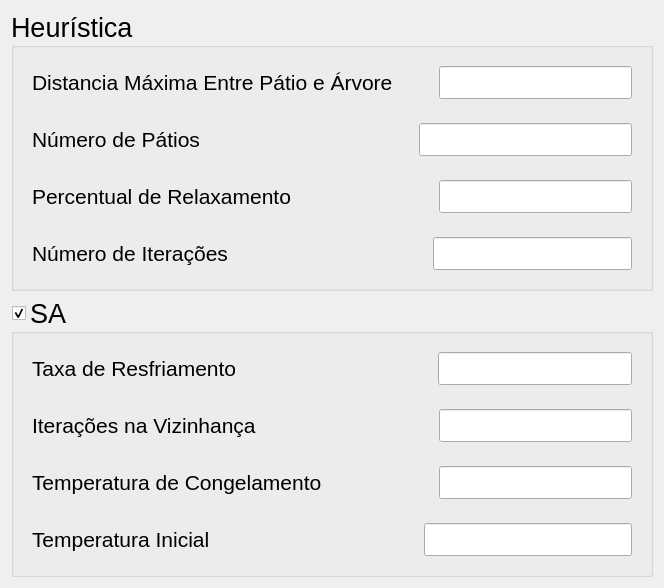
             <widget class="QWidget" name="patiosPage">
              <layout class="QVBoxLayout" name="verticalLayout_7">
               <item>
                <widget class="QGroupBox" name="heuristica">
                 <property name="font">
                  <font>
                   <family>Arial</family>
                   <pointsize>20</pointsize>
                  </font>
                 </property>
                 <property name="title">
                  <string>Heurística</string>
                 </property>
                 <property name="flat">
                  <bool>true</bool>
                 </property>
                 <property name="checkable">
                  <bool>false</bool>
                 </property>
                 <layout class="QVBoxLayout" name="verticalLayout_6">
                  <item>
                   <widget class="QFrame" name="frame_9">
                    <property name="frameShape">
                     <enum>QFrame::NoFrame</enum>
                    </property>
                    <property name="frameShadow">
                     <enum>QFrame::Raised</enum>
                    </property>
                    <layout class="QHBoxLayout" name="horizontalLayout_11">
                     <item>
                      <widget class="QLabel" name="distArvorePatio">
                       <property name="font">
                        <font>
                         <family>Arial</family>
                         <pointsize>16</pointsize>
                        </font>
                       </property>
                       <property name="text">
                        <string>Distancia Máxima Entre Pátio e Árvore</string>
                       </property>
                      </widget>
                     </item>
                     <item>
                      <spacer name="horizontalSpacer">
                       <property name="orientation">
                        <enum>Qt::Horizontal</enum>
                       </property>
                       <property name="sizeHint" stdset="0">
                        <size>
                         <width>40</width>
                         <height>20</height>
                        </size>
                       </property>
                      </spacer>
                     </item>
                     <item>
                      <widget class="QLineEdit" name="lineEditDistArvorePatio">
                       <property name="maximumSize">
                        <size>
                         <width>200</width>
                         <height>16777215</height>
                        </size>
                       </property>
                       <property name="font">
                        <font>
                         <family>Arial</family>
                         <pointsize>16</pointsize>
                        </font>
                       </property>
                      </widget>
                     </item>
                    </layout>
                   </widget>
                  </item>
                  <item>
                   <widget class="QFrame" name="frame_10">
                    <property name="frameShape">
                     <enum>QFrame::NoFrame</enum>
                    </property>
                    <property name="frameShadow">
                     <enum>QFrame::Raised</enum>
                    </property>
                    <layout class="QHBoxLayout" name="horizontalLayout_12">
                     <item>
                      <widget class="QLabel" name="numeroPatios">
                       <property name="font">
                        <font>
                         <family>Arial</family>
                         <pointsize>16</pointsize>
                        </font>
                       </property>
                       <property name="text">
                        <string>Número de Pátios</string>
                       </property>
                      </widget>
                     </item>
                     <item>
                      <spacer name="horizontalSpacer_2">
                       <property name="orientation">
                        <enum>Qt::Horizontal</enum>
                       </property>
                       <property name="sizeType">
                        <enum>QSizePolicy::Expanding</enum>
                       </property>
                       <property name="sizeHint" stdset="0">
                        <size>
                         <width>40</width>
                         <height>20</height>
                        </size>
                       </property>
                      </spacer>
                     </item>
                     <item>
                      <widget class="QLineEdit" name="lineEditNumeroPatios">
                       <property name="font">
                        <font>
                         <family>Arial</family>
                         <pointsize>16</pointsize>
                        </font>
                       </property>
                      </widget>
                     </item>
                    </layout>
                   </widget>
                  </item>
                  <item>
                   <widget class="QFrame" name="frame_11">
                    <property name="frameShape">
                     <enum>QFrame::NoFrame</enum>
                    </property>
                    <property name="frameShadow">
                     <enum>QFrame::Raised</enum>
                    </property>
                    <layout class="QHBoxLayout" name="horizontalLayout_13">
                     <item>
                      <widget class="QLabel" name="flexSup">
                       <property name="font">
                        <font>
                         <family>Arial</family>
                         <pointsize>16</pointsize>
                        </font>
                       </property>
                       <property name="text">
                        <string>Percentual de Relaxamento</string>
                       </property>
                      </widget>
                     </item>
                     <item>
                      <spacer name="horizontalSpacer_3">
                       <property name="orientation">
                        <enum>Qt::Horizontal</enum>
                       </property>
                       <property name="sizeType">
                        <enum>QSizePolicy::Expanding</enum>
                       </property>
                       <property name="sizeHint" stdset="0">
                        <size>
                         <width>40</width>
                         <height>20</height>
                        </size>
                       </property>
                      </spacer>
                     </item>
                     <item>
                      <widget class="QLineEdit" name="lineEditFlexSup">
                       <property name="font">
                        <font>
                         <family>Arial</family>
                         <pointsize>16</pointsize>
                        </font>
                       </property>
                      </widget>
                     </item>
                    </layout>
                   </widget>
                  </item>
                  <item>
                   <widget class="QFrame" name="frame_12">
                    <property name="frameShape">
                     <enum>QFrame::NoFrame</enum>
                    </property>
                    <property name="frameShadow">
                     <enum>QFrame::Raised</enum>
                    </property>
                    <layout class="QHBoxLayout" name="horizontalLayout_14">
                     <item>
                      <widget class="QLabel" name="num_iteracoes">
                       <property name="font">
                        <font>
                         <family>Arial</family>
                         <pointsize>16</pointsize>
                        </font>
                       </property>
                       <property name="text">
                        <string>Número de Iterações</string>
                       </property>
                      </widget>
                     </item>
                     <item>
                      <spacer name="horizontalSpacer_4">
                       <property name="orientation">
                        <enum>Qt::Horizontal</enum>
                       </property>
                       <property name="sizeHint" stdset="0">
                        <size>
                         <width>40</width>
                         <height>20</height>
                        </size>
                       </property>
                      </spacer>
                     </item>
                     <item>
                      <widget class="QLineEdit" name="lineEditNUM_ITERACOES">
                       <property name="font">
                        <font>
                         <family>Arial</family>
                         <pointsize>16</pointsize>
                        </font>
                       </property>
                      </widget>
                     </item>
                    </layout>
                   </widget>
                  </item>
                 </layout>
                </widget>
               </item>
               <item>
                <widget class="QGroupBox" name="SA">
                 <property name="enabled">
                  <bool>true</bool>
                 </property>
                 <property name="font">
                  <font>
                   <family>Arial</family>
                   <pointsize>20</pointsize>
                   <weight>50</weight>
                   <bold>false</bold>
                   <underline>false</underline>
                   <strikeout>false</strikeout>
                  </font>
                 </property>
                 <property name="title">
                  <string>SA</string>
                 </property>
                 <property name="flat">
                  <bool>true</bool>
                 </property>
                 <property name="checkable">
                  <bool>true</bool>
                 </property>
                 <property name="checked">
                  <bool>true</bool>
                 </property>
                 <layout class="QVBoxLayout" name="verticalLayout_8">
                  <item>
                   <widget class="QFrame" name="TaxaResfriamentoFrame">
                    <property name="enabled">
                     <bool>true</bool>
                    </property>
                    <property name="font">
                     <font>
                      <family>Arial</family>
                      <pointsize>20</pointsize>
                      <weight>50</weight>
                      <bold>false</bold>
                      <underline>false</underline>
                      <strikeout>false</strikeout>
                     </font>
                    </property>
                    <property name="frameShape">
                     <enum>QFrame::NoFrame</enum>
                    </property>
                    <property name="frameShadow">
                     <enum>QFrame::Raised</enum>
                    </property>
                    <layout class="QHBoxLayout" name="horizontalLayout_15">
                     <item>
                      <widget class="QLabel" name="taxaResfriamento">
                       <property name="font">
                        <font>
                         <family>Arial</family>
                         <pointsize>16</pointsize>
                         <weight>50</weight>
                         <bold>false</bold>
                         <underline>false</underline>
                         <strikeout>false</strikeout>
                        </font>
                       </property>
                       <property name="text">
                        <string>Taxa de Resfriamento</string>
                       </property>
                      </widget>
                     </item>
                     <item>
                      <spacer name="horizontalSpacer_5">
                       <property name="orientation">
                        <enum>Qt::Horizontal</enum>
                       </property>
                       <property name="sizeHint" stdset="0">
                        <size>
                         <width>40</width>
                         <height>20</height>
                        </size>
                       </property>
                      </spacer>
                     </item>
                     <item>
                      <widget class="QLineEdit" name="lineEditTaxaResfriamento">
                       <property name="enabled">
                        <bool>true</bool>
                       </property>
                       <property name="font">
                        <font>
                         <family>Arial</family>
                         <pointsize>16</pointsize>
                         <weight>50</weight>
                         <bold>false</bold>
                         <underline>false</underline>
                         <strikeout>false</strikeout>
                        </font>
                       </property>
                      </widget>
                     </item>
                    </layout>
                   </widget>
                  </item>
                  <item>
                   <widget class="QFrame" name="IteracoesViziFrame">
                    <property name="enabled">
                     <bool>true</bool>
                    </property>
                    <property name="frameShape">
                     <enum>QFrame::NoFrame</enum>
                    </property>
                    <property name="frameShadow">
                     <enum>QFrame::Raised</enum>
                    </property>
                    <layout class="QHBoxLayout" name="horizontalLayout_16">
                     <item>
                      <widget class="QLabel" name="iteracoesVizinhanca">
                       <property name="font">
                        <font>
                         <family>Arial</family>
                         <pointsize>16</pointsize>
                         <weight>50</weight>
                         <bold>false</bold>
                         <underline>false</underline>
                         <strikeout>false</strikeout>
                        </font>
                       </property>
                       <property name="text">
                        <string>Iterações na Vizinhança</string>
                       </property>
                      </widget>
                     </item>
                     <item>
                      <spacer name="horizontalSpacer_6">
                       <property name="orientation">
                        <enum>Qt::Horizontal</enum>
                       </property>
                       <property name="sizeHint" stdset="0">
                        <size>
                         <width>40</width>
                         <height>20</height>
                        </size>
                       </property>
                      </spacer>
                     </item>
                     <item>
                      <widget class="QLineEdit" name="lineEditIteracoesVizinhanca">
                       <property name="font">
                        <font>
                         <family>Arial</family>
                         <pointsize>16</pointsize>
                         <weight>50</weight>
                         <bold>false</bold>
                         <underline>false</underline>
                         <strikeout>false</strikeout>
                        </font>
                       </property>
                      </widget>
                     </item>
                    </layout>
                   </widget>
                  </item>
                  <item>
                   <widget class="QFrame" name="TempCongelamentoFrame">
                    <property name="enabled">
                     <bool>true</bool>
                    </property>
                    <property name="frameShape">
                     <enum>QFrame::NoFrame</enum>
                    </property>
                    <property name="frameShadow">
                     <enum>QFrame::Raised</enum>
                    </property>
                    <layout class="QHBoxLayout" name="horizontalLayout_18">
                     <item>
                      <widget class="QLabel" name="temperaturaCongelamento">
                       <property name="font">
                        <font>
                         <family>Arial</family>
                         <pointsize>16</pointsize>
                         <weight>50</weight>
                         <bold>false</bold>
                         <underline>false</underline>
                         <strikeout>false</strikeout>
                        </font>
                       </property>
                       <property name="text">
                        <string>Temperatura de Congelamento</string>
                       </property>
                      </widget>
                     </item>
                     <item>
                      <spacer name="horizontalSpacer_7">
                       <property name="orientation">
                        <enum>Qt::Horizontal</enum>
                       </property>
                       <property name="sizeHint" stdset="0">
                        <size>
                         <width>40</width>
                         <height>20</height>
                        </size>
                       </property>
                      </spacer>
                     </item>
                     <item>
                      <widget class="QLineEdit" name="lineEditTemperaturaCongelamento">
                       <property name="font">
                        <font>
                         <family>Arial</family>
                         <pointsize>16</pointsize>
                         <weight>50</weight>
                         <bold>false</bold>
                         <underline>false</underline>
                         <strikeout>false</strikeout>
                        </font>
                       </property>
                      </widget>
                     </item>
                    </layout>
                   </widget>
                  </item>
                  <item>
                   <widget class="QFrame" name="TempInicialFrame">
                    <property name="enabled">
                     <bool>true</bool>
                    </property>
                    <property name="frameShape">
                     <enum>QFrame::NoFrame</enum>
                    </property>
                    <property name="frameShadow">
                     <enum>QFrame::Raised</enum>
                    </property>
                    <layout class="QHBoxLayout" name="horizontalLayout_17">
                     <item>
                      <widget class="QLabel" name="temperaturaInicial">
                       <property name="font">
                        <font>
                         <family>Arial</family>
                         <pointsize>16</pointsize>
                         <weight>50</weight>
                         <bold>false</bold>
                         <underline>false</underline>
                         <strikeout>false</strikeout>
                        </font>
                       </property>
                       <property name="text">
                        <string>Temperatura Inicial</string>
                       </property>
                      </widget>
                     </item>
                     <item>
                      <spacer name="horizontalSpacer_8">
                       <property name="orientation">
                        <enum>Qt::Horizontal</enum>
                       </property>
                       <property name="sizeHint" stdset="0">
                        <size>
                         <width>40</width>
                         <height>20</height>
                        </size>
                       </property>
                      </spacer>
                     </item>
                     <item>
                      <widget class="QLineEdit" name="lineEditTemperaturaInicial">
                       <property name="font">
                        <font>
                         <family>Arial</family>
                         <pointsize>16</pointsize>
                         <weight>50</weight>
                         <bold>false</bold>
                         <underline>false</underline>
                         <strikeout>false</strikeout>
                        </font>
                       </property>
                      </widget>
                     </item>
                    </layout>
                   </widget>
                  </item>
                 </layout>
                </widget>
               </item>
              </layout>
             </widget>
